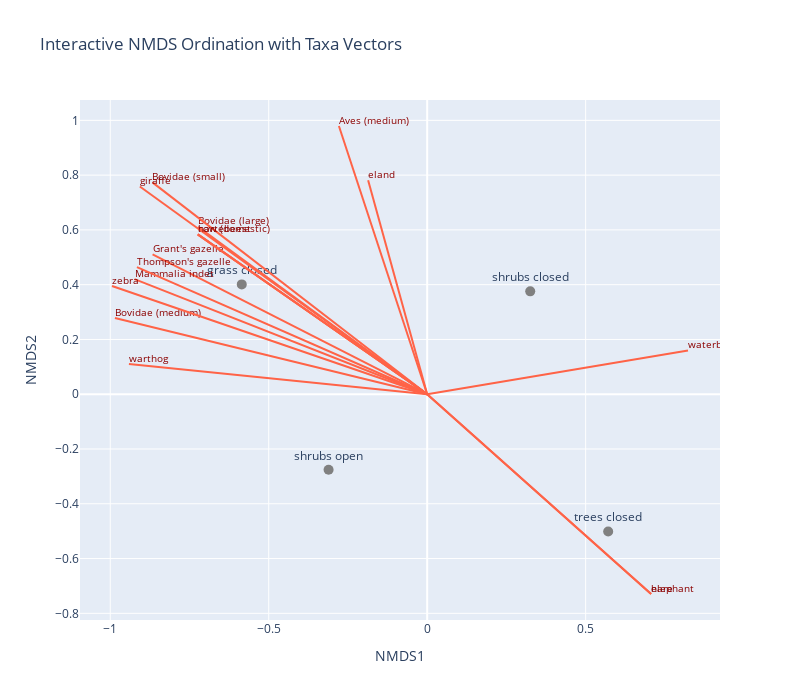

The cell this chart's notebook holds for it:
### Code cell
# Step-by-Step: Interactive NMDS Biplot with Plotly
# Create Interactive Plot
import plotly.graph_objects as go

# NMDS habitat points
points = go.Scatter(
    x=nmds_df["NMDS1"],
    y=nmds_df["NMDS2"],
    mode='markers+text',
    name='Habitats',
    text=nmds_df.index,
    textposition='top center',
    marker=dict(size=10, color='gray'),
    hoverinfo='text'
)

# Taxa vectors as arrows
vectors = []
for taxon, row in df_loadings_filtered.iterrows():
    x, y = row["NMDS1"], row["NMDS2"]
    
    # Arrow line
    vectors.append(
        go.Scatter(
            x=[0, x],
            y=[0, y],
            mode='lines+text',
            line=dict(color='tomato', width=2),
            text=[None, taxon],
            textposition='top right',
            textfont=dict(size=10, color='darkred'),
            hoverinfo='text',
            showlegend=False
        )
    )

# Combine all traces
fig = go.Figure(data=[points] + vectors)

# Layout settings
fig.update_layout(
    title="Interactive NMDS Ordination with Taxa Vectors",
    xaxis_title="NMDS1",
    yaxis_title="NMDS2",
    width=800,
    height=700,
    showlegend=False
)

fig.show()

### Figure 1 — Plotly figure (JSON) as saved in the notebook; plotly's stock layout.template omitted (floating-point values rounded to 4 significant figures)
{"data": [{"hoverinfo": "text", "marker": {"color": "gray", "size": 10}, "mode": "markers+text", "name": "Habitats", "text": ["grass closed", "shrubs closed", "shrubs open", "trees closed"], "textposition": "top center", "type": "scatter", "x": [-0.5851, 0.3251, -0.3112, 0.5711], "y": [0.401, 0.3757, -0.2758, -0.501]}, {"hoverinfo": "text", "line": {"color": "tomato", "width": 2}, "mode": "lines+text", "showlegend": false, "text": [null, ""], "textfont": {"color": "darkred", "size": 10}, "textposition": "top right", "type": "scatter", "x": [0, -0.7239], "y": [0, 0.5839]}, {"hoverinfo": "text", "line": {"color": "tomato", "width": 2}, "mode": "lines+text", "showlegend": false, "text": [null, "Aves (medium)"], "textfont": {"color": "darkred", "size": 10}, "textposition": "top right", "type": "scatter", "x": [0, -0.2786], "y": [0, 0.9794]}, {"hoverinfo": "text", "line": {"color": "tomato", "width": 2}, "mode": "lines+text", "showlegend": false, "text": [null, "Bovidae (large)"], "textfont": {"color": "darkred", "size": 10}, "textposition": "top right", "type": "scatter", "x": [0, -0.7229], "y": [0, 0.611]}, {"hoverinfo": "text", "line": {"color": "tomato", "width": 2}, "mode": "lines+text", "showlegend": false, "text": [null, "Bovidae (medium)"], "textfont": {"color": "darkred", "size": 10}, "textposition": "top right", "type": "scatter", "x": [0, -0.9853], "y": [0, 0.2783]}, {"hoverinfo": "text", "line": {"color": "tomato", "width": 2}, "mode": "lines+text", "showlegend": false, "text": [null, "Bovidae (small)"], "textfont": {"color": "darkred", "size": 10}, "textposition": "top right", "type": "scatter", "x": [0, -0.867], "y": [0, 0.7734]}, {"hoverinfo": "text", "line": {"color": "tomato", "width": 2}, "mode": "lines+text", "showlegend": false, "text": [null, "Grant's gazelle"], "textfont": {"color": "darkred", "size": 10}, "textposition": "top right", "type": "scatter", "x": [0, -0.8665], "y": [0, 0.5109]}, {"hoverinfo": "text", "line": {"color": "tomato", "width": 2}, "mode": "lines+text", "showlegend": false, "text": [null, "Mammalia indet"], "textfont": {"color": "darkred", "size": 10}, "textposition": "top right", "type": "scatter", "x": [0, -0.9235], "y": [0, 0.4201]}, {"hoverinfo": "text", "line": {"color": "tomato", "width": 2}, "mode": "lines+text", "showlegend": false, "text": [null, "Thompson's gazelle"], "textfont": {"color": "darkred", "size": 10}, "textposition": "top right", "type": "scatter", "x": [0, -0.9158], "y": [0, 0.4642]}, {"hoverinfo": "text", "line": {"color": "tomato", "width": 2}, "mode": "lines+text", "showlegend": false, "text": [null, "cow (domestic)"], "textfont": {"color": "darkred", "size": 10}, "textposition": "top right", "type": "scatter", "x": [0, -0.7239], "y": [0, 0.5839]}, {"hoverinfo": "text", "line": {"color": "tomato", "width": 2}, "mode": "lines+text", "showlegend": false, "text": [null, "eland"], "textfont": {"color": "darkred", "size": 10}, "textposition": "top right", "type": "scatter", "x": [0, -0.1864], "y": [0, 0.7816]}, {"hoverinfo": "text", "line": {"color": "tomato", "width": 2}, "mode": "lines+text", "showlegend": false, "text": [null, "elephant"], "textfont": {"color": "darkred", "size": 10}, "textposition": "top right", "type": "scatter", "x": [0, 0.7066], "y": [0, -0.7294]}, {"hoverinfo": "text", "line": {"color": "tomato", "width": 2}, "mode": "lines+text", "showlegend": false, "text": [null, "giraffe"], "textfont": {"color": "darkred", "size": 10}, "textposition": "top right", "type": "scatter", "x": [0, -0.9067], "y": [0, 0.7583]}, {"hoverinfo": "text", "line": {"color": "tomato", "width": 2}, "mode": "lines+text", "showlegend": false, "text": [null, "hare"], "textfont": {"color": "darkred", "size": 10}, "textposition": "top right", "type": "scatter", "x": [0, 0.7066], "y": [0, -0.7294]}, {"hoverinfo": "text", "line": {"color": "tomato", "width": 2}, "mode": "lines+text", "showlegend": false, "text": [null, "hartebeest"], "textfont": {"color": "darkred", "size": 10}, "textposition": "top right", "type": "scatter", "x": [0, -0.7239], "y": [0, 0.5839]}, {"hoverinfo": "text", "line": {"color": "tomato", "width": 2}, "mode": "lines+text", "showlegend": false, "text": [null, "warthog"], "textfont": {"color": "darkred", "size": 10}, "textposition": "top right", "type": "scatter", "x": [0, -0.9411], "y": [0, 0.1102]}, {"hoverinfo": "text", "line": {"color": "tomato", "width": 2}, "mode": "lines+text", "showlegend": false, "text": [null, "waterbuck"], "textfont": {"color": "darkred", "size": 10}, "textposition": "top right", "type": "scatter", "x": [0, 0.8229], "y": [0, 0.1598]}, {"hoverinfo": "text", "line": {"color": "tomato", "width": 2}, "mode": "lines+text", "showlegend": false, "text": [null, "zebra"], "textfont": {"color": "darkred", "size": 10}, "textposition": "top right", "type": "scatter", "x": [0, -0.9945], "y": [0, 0.3952]}], "layout": {"height": 700, "showlegend": false, "title": {"text": "Interactive NMDS Ordination with Taxa Vectors"}, "width": 800, "xaxis": {"title": {"text": "NMDS1"}}, "yaxis": {"title": {"text": "NMDS2"}}}}
